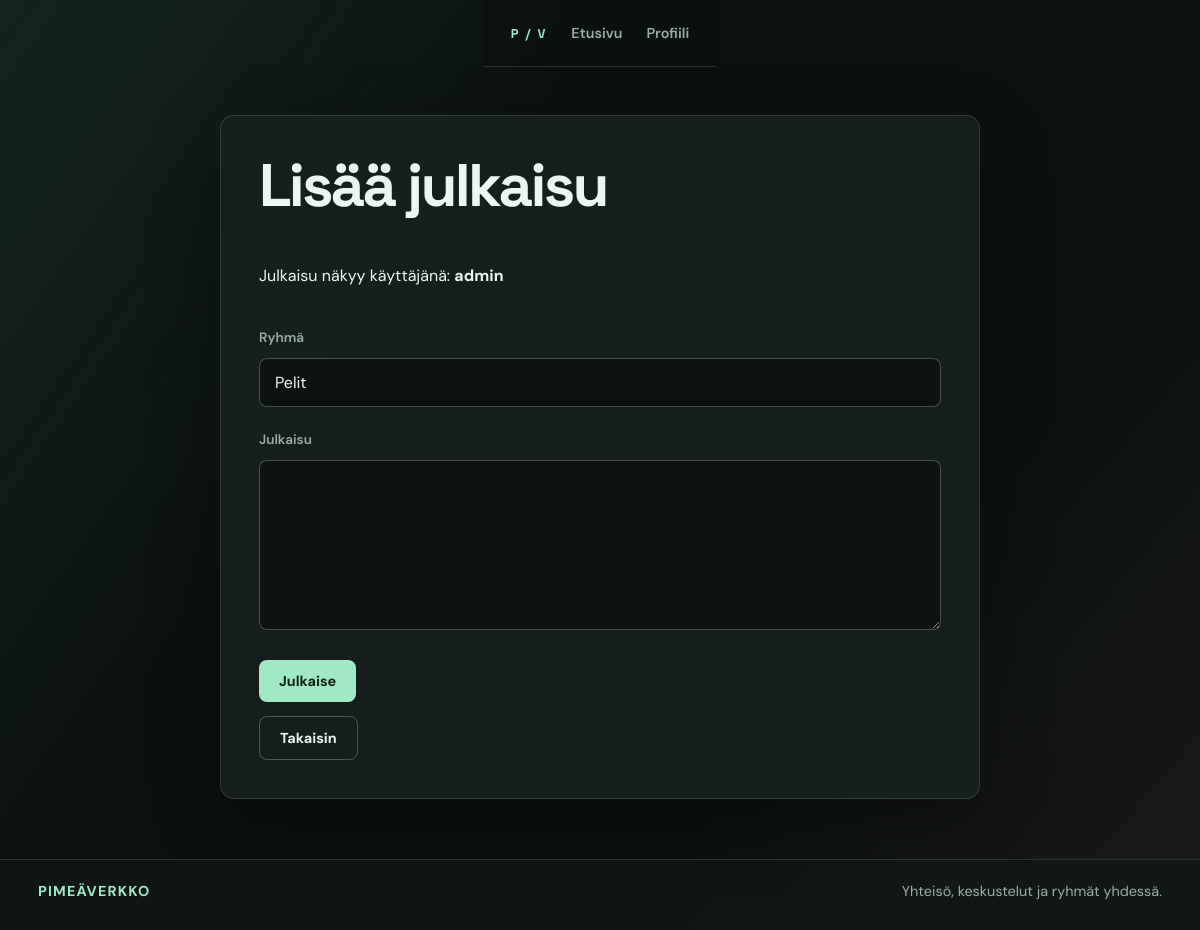
The app's page /add_post.php?group_id=14 (signed in), older data.
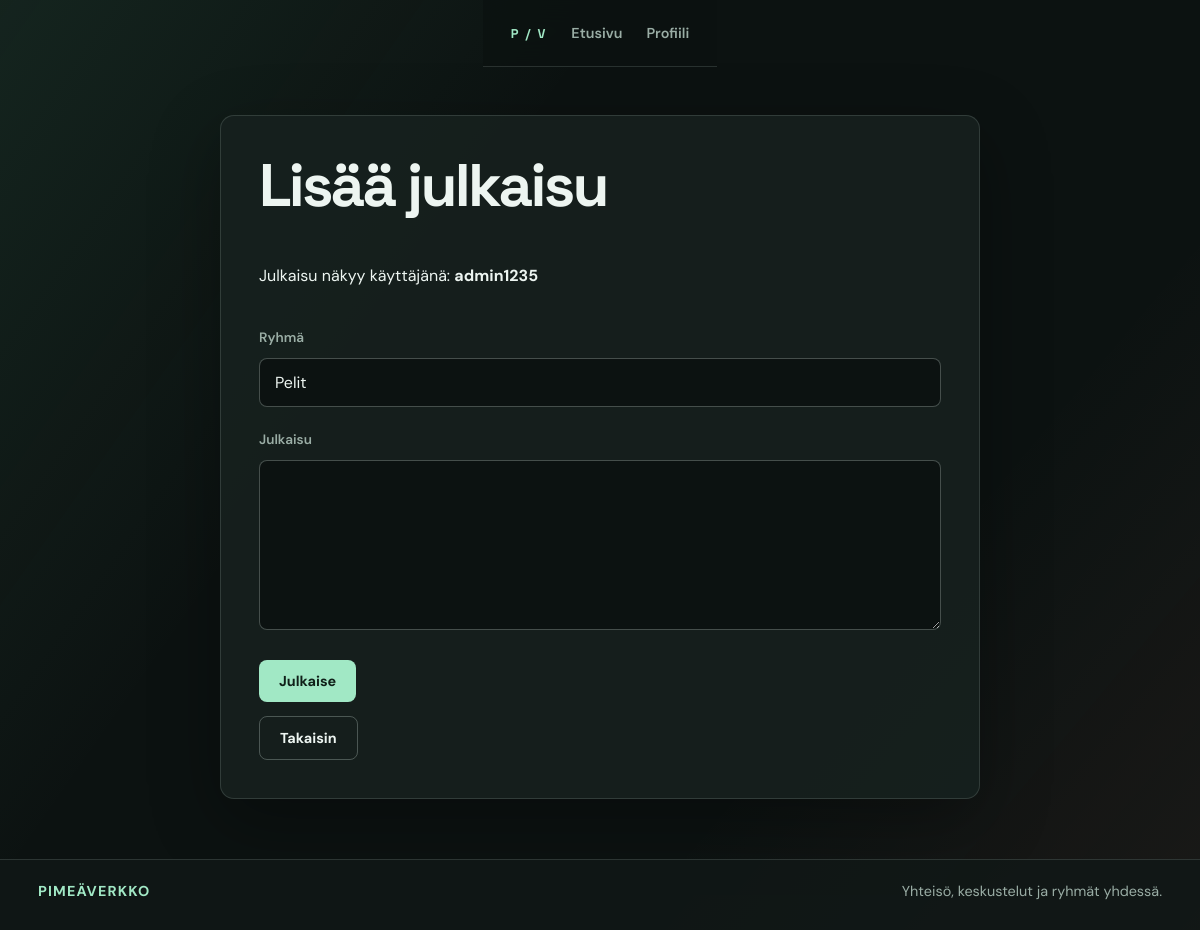
The same page, newer data.
### tables this page shows
CREATE TABLE IF NOT EXISTS `user` (
  `id` int NOT NULL AUTO_INCREMENT,
  `name` varchar(128) NOT NULL,
  `email` varchar(128) NOT NULL,
  `password_hash` varchar(128) NOT NULL,
  `groups_created` int NOT NULL DEFAULT 0,
  `max_groups` int NOT NULL DEFAULT 2,
  PRIMARY KEY (`id`),
  UNIQUE KEY `email` (`email`)
);

### include/session.php (called while the page is built, shortened)
<?php
$session_user_id = filter_var(
    $_SESSION['user_id'] ?? null,
    FILTER_VALIDATE_INT,
    ['options' => ['min_range' => 1]]
);
$mysqli = require __DIR__ . "/../database.php";
$user_stmt = $mysqli->prepare('SELECT * FROM `user` WHERE id = ? LIMIT 1');
$user_stmt->bind_param('i', $session_user_id);
$user_stmt->execute();
$user_result = $user_stmt->get_result();
$user = $user_result->fetch_assoc();
?>

### add_post.php (the view, shortened to what this page needs)
<?php
require __DIR__ . "/include/session.php";
$user_name = trim((string) ($user['name'] ?? ''));
$selected_group_id = filter_input(INPUT_GET, 'group_id', FILTER_VALIDATE_INT) ?: 0;
$group_stmt = mysqli_prepare($conn, 'SELECT name FROM `groups` WHERE id = ?');
mysqli_stmt_bind_param($group_stmt, 'i', $selected_group_id);
mysqli_stmt_execute($group_stmt);
$group_result = mysqli_stmt_get_result($group_stmt);
$group = mysqli_fetch_assoc($group_result);
?>
<!DOCTYPE html>
<html lang="fi">
<head>
    <link rel="stylesheet" href="style.css">
</head>
<body>
    <?php include 'include/nav.php'; ?>
    <main class="add-post add-post-page">
        <h1>Lisää julkaisu</h1>
        <form method="post">
            <p class="form-user-name">Julkaisu näkyy käyttäjänä: <strong><?php echo htmlspecialchars($user_name, ENT_QUOTES, 'UTF-8'); ?></strong></p>
            <label for="group_name">Ryhmä</label>
            <input id="group_name" type="text"
                value="<?php echo htmlspecialchars($group['name'], ENT_QUOTES, 'UTF-8'); ?>" readonly>
            <label for="content">Julkaisu</label>
            <textarea id="content" name="content" required></textarea>
            <button type="submit">Julkaise</button>
            <button type="button" onclick="window.location.href='group.php?id=<?php echo (int) $selected_group_id; ?>';">
                Takaisin
            </button>
        </form>
    </main>
	<?php include 'include/footer.php'; ?>
</body>
</html>

Row changes from the older to the newer data that the page shows:
changed user: name "admin" → "admin1235"
